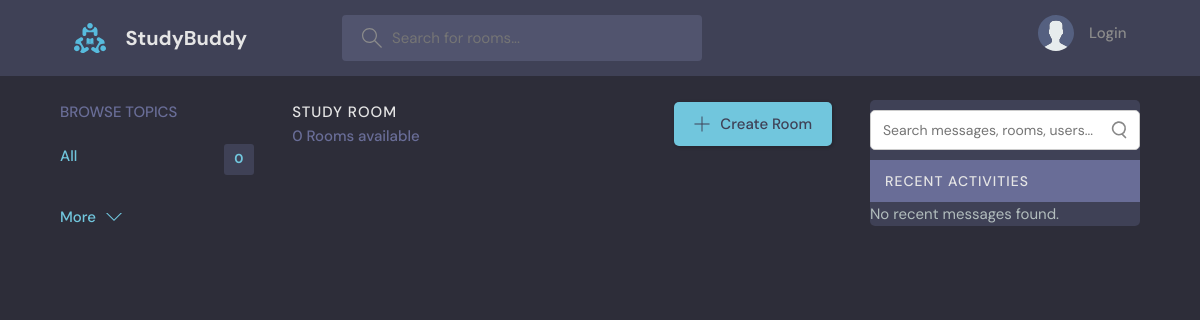
Before: / with the older database file.
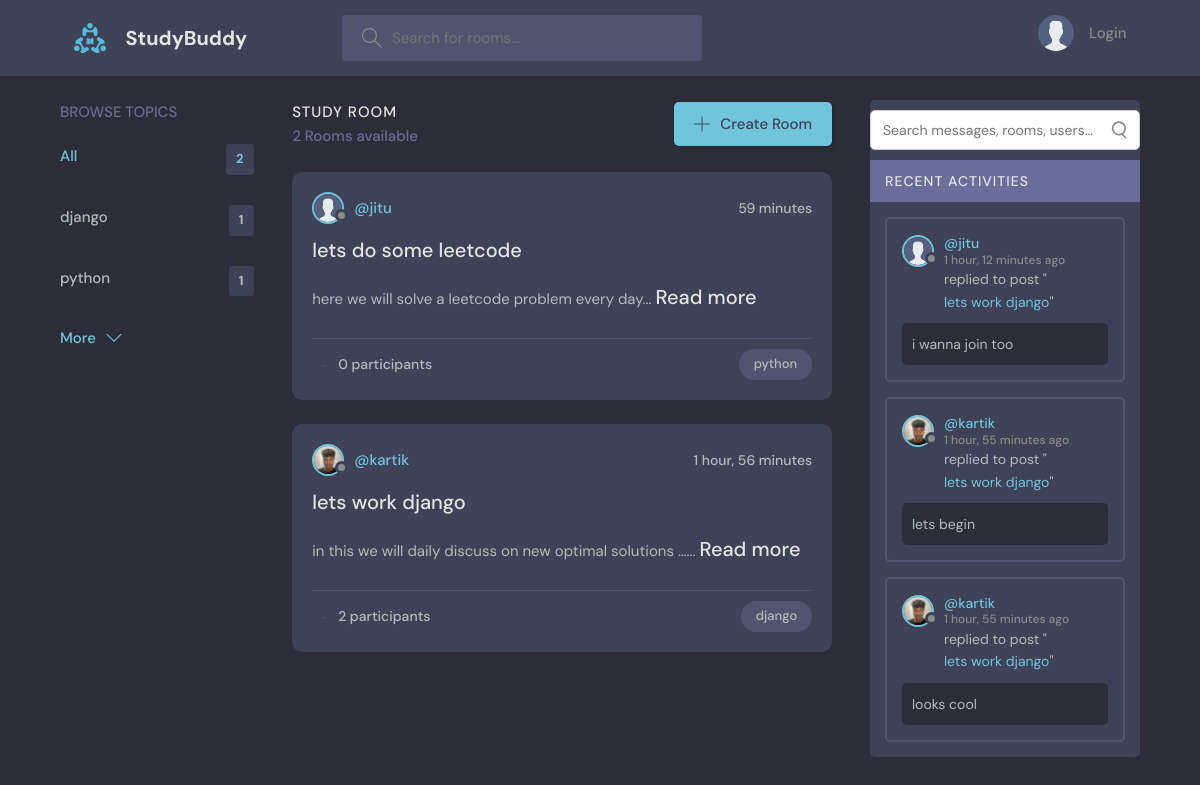
After: the same page with the newer database file.
### base/models.py (models this page shows, shortened)
class Topic(models.Model):
    name = models.CharField(max_length=200)
    views = models.IntegerField(default=0)

class Room(models.Model):
    host = models.ForeignKey(User, on_delete=models.SET_NULL, null=True)
    topic =  models.ForeignKey(Topic, on_delete=models.SET_NULL, null=True)
    name = models.CharField(max_length=200)
    description = models.TextField(null=True, blank=True)
    participants = models.ManyToManyField(User, related_name='participants', blank=True)
    updated = models.DateTimeField(auto_now=True)
    created = models.DateTimeField(auto_now_add=True)
    id = models.BigAutoField(primary_key=True)
    class Meta:
        ordering = ['-updated', '-created']

class User(AbstractUser):
    name = models.CharField(max_length=200, null=True)
    email = models.CharField(max_length=200, unique=True, null=True)
    bio = models.TextField(null=True)
    avatar = models.ImageField(null=True, default="avatar.svg")
    USERNAME_FIELD = 'email'
    REQUIRED_FIELDS = []

class Message(models.Model):
    user = models.ForeignKey(User, on_delete=models.CASCADE)
    room = models.ForeignKey(Room, on_delete=models.CASCADE)
    body = models.TextField()
    updated = models.DateTimeField(auto_now=True)
    created = models.DateTimeField(auto_now_add=True)

### base/views.py (the view)
# urls.py: path("", views.home, name="home"),
def home(request):
    show_popup = request.session.pop('account_created', False)
    q = request.GET.get('q') if request.GET.get('q') else ''
    q_message = request.GET.get('q_message') if request.GET.get('q_message') else ''
    if q:
        rooms = Room.objects.filter(
            Q(topic__name__icontains=q) |
            Q(name__icontains=q) |
            Q(description__icontains=q) |
            Q(host__username__icontains=q)
        ).distinct().order_by('-updated')
    else:
        rooms = Room.objects.all().order_by('-updated')
    if q_message:
        room_messages = Message.objects.filter(
            Q(room__topic__name__icontains=q_message) |
            Q(room__name__icontains=q_message) |
            Q(body__icontains=q_message) |
            Q(user__username__icontains=q_message)
        ).order_by('updated', '-created')
    else:
        room_messages = Message.objects.filter(Q(room__topic__name__icontains=q)).order_by('-created')[:5]
    topics = Topic.objects.order_by('-views')[:5]
    room_count = rooms.count()
    context = {
        'rooms': rooms,
        'topics': topics,
        'room_count': room_count,
        'room_messages': room_messages,
        'show_popup': show_popup,
        'popup_message': "🎉 Account created successfully!" if show_popup else "",
    }
    return render(request, 'base/home.html', context)

### base/templates/base/home.html (shortened to what this page needs)
{%extends 'main.html'%}
{%block content%}
   <main class="layout layout--3">
      <div class="container">
        {% include 'base/topics_component.html' %}
        <div class="roomList">
          <div class="roomList__header">
            <div>
              <h2>Study Room</h2>
              <p>{{room_count}} Rooms available</p>
            </div>
            <a class="btn btn--main" href="{%url 'create-room'%}">
              <svg version="1.1" xmlns="http://www.w3.org/2000/svg" width="32" height="32" viewBox="0 0 32 32">
                <title>add</title>
                <path
                  d="M16.943 0.943h-1.885v14.115h-14.115v1.885h14.115v14.115h1.885v-14.115h14.115v-1.885h-14.115v-14.115z"
                ></path>
              </svg>
              Create Room
            </a>
          </div>
          {%include 'base/feed_component.html'%}
        </div>
         {%include 'base/activity_component.html'%}
      </div>
    </main>
{%endblock%}

### base/templates/base/topics_component.html
<div class="topics">
    <div class="topics__header">
      <h2>Browse Topics</h2>
    </div>
    <ul class="topics__list">
      <li>
        <a href="{% url 'home'%}" class="active">All <span>{{topics.count}}</span></a>
      </li>
      {% for topic in topics %}
      <li>
        <a href="{%url 'home'%}?q={{topic.name}}">{{topic.name}} <span>{{topic.room_set.all.count}}</span></a>
      </li>
      {%endfor%}
    </ul>
    <a class="btn btn--link" href="{%url 'topics'%}">
      More
      <svg version="1.1" xmlns="http://www.w3.org/2000/svg" width="32" height="32" viewBox="0 0 32 32">
        <title>chevron-down</title>
        <path d="M16 21l-13-13h-3l16 16 16-16h-3l-13 13z"></path>
      </svg>
    </a>
  </div>

### base/templates/base/feed_component.html (shortened to what this page needs)
{% for room in rooms %}
<div class="roomListRoom">
  <div class="roomListRoom__header">
    {% if room.host and room.host.id %}
      <a href="{% url 'user-profile' room.host.id %}" class="roomListRoom__author">
        <div class="avatar avatar--small">
          <img src={{room.host.avatar.url}} />
        </div>
        <span>@{{ room.host.username }}</span>
      </a>
    {% endif %}
    <div class="roomListRoom__actions">
      <span>{{ room.created | timesince }}</span>
    </div>
  </div>
  <div class="roomListRoom__content">
    <a href="{% url 'room' room.id %}">{{ room.name }}</a>
    <p id="desc-{{ room.id }}">
      {{ room.description|truncatewords:10 }}...
      {% if room.description|length > 0 %}
        <a href="javascript:void(0);" onclick="handleDescriptionToggle({{ room.id }})">Read more</a>
      {% endif %}
    </p>
  </div>
  <div class="roomListRoom__meta">
    <a href="{% url 'room' room.id %}" class="roomListRoom__joined">
      <svg version="1.1" xmlns="http://www.w3.org/2000/svg" width="32" height="32" viewBox="0 0 32 32">
        <title>user-group</title>
        <path d="M30.539 20.766c-2.69-1.547-5.75-2.427-8.92-2.662..."></path>
      </svg>
      {{ room.participants.all.count }} participants
    </a>
    <p class="roomListRoom__topic">{{ room.topic.name }}</p>
  </div>
</div>
{% endfor %}

### base/templates/base/activity_component.html (shortened to what this page needs)
 <div class="activities">
  <div style="display: flex; justify-content: flex-start; align-items: center; gap: 8px; margin: 10px 0;">
    <form method="GET" action="{% url 'home' %}" style="width: 100%;">
      <div style="position: relative; width: 100%;">
        <input
          type="text"
          name="q_message"
          value="{{ request.GET.q_message }}"
          placeholder="Search messages, rooms, users..."
          style="width: 100%; padding: 10px 40px 10px 12px; border-radius: 5px; border: 1px solid #ccc; font-size: 14px;"
        />
      </div>
    </form>
  </div>
<div >
  <div class="activities__header">
    <h2>Recent Activities</h2>
  </div>
  {% for message in room_messages %}
  <div class="activities__box">
    <div class="activities__boxHeader roomListRoom__header">
      <a href="{% url 'user-profile' message.user.id %}" class="roomListRoom__author">
        <div class="avatar avatar--small">
          <img src={{message.user.avatar.url}}/>
        </div>
        <p>
          @{{ message.user.username }}
          <span>{{ message.created|timesince }} ago</span>
        </p>
      </a>
    </div>
    <div class="activities__boxContent">
      <p>replied to post "<a href="{% url 'room' message.room.id %}">{{ message.room.name }}</a>"</p>
      <div class="activities__boxRoomContent">
        {{ message.body }}
      </div>
    </div>
  </div>
  {% empty %}
  <p>No recent messages found.</p>
  {% endfor %}
</div>
</div>

Changed rows visible on the page:
added Topic: name "django", room_set.all.count "1"
added Topic: name "python", room_set.all.count "1"
added Room: host.avatar (placeholder picture), host.username "jitu", created "59 minutes", name "lets do some leetcode", description "here we will solve a leetcode problem every day", participants.all.count "0", topic.name "python"
added Room: host.avatar (picture), host.username "kartik", created "1 hour, 56 minutes", name "lets work django", description "in this we will daily discuss on new optimal solutions …", participants.all.count "2", topic.name "django"
added Message: user.avatar (picture), user.username "jitu", created "1 hour, 12 minutes", room.name "lets work django", body "i wanna join too"
added Message: user.avatar (picture), user.username "kartik", created "1 hour, 55 minutes", room.name "lets work django", body "lets begin"
added Message: user.avatar (picture), user.username "kartik", created "1 hour, 55 minutes", room.name "lets work django", body "looks cool"
Other visible differences:
{{ topics.count }}: "0" → "2"
{{ room_count }}: "0" → "2"
text no longer shown: "No recent messages found."
